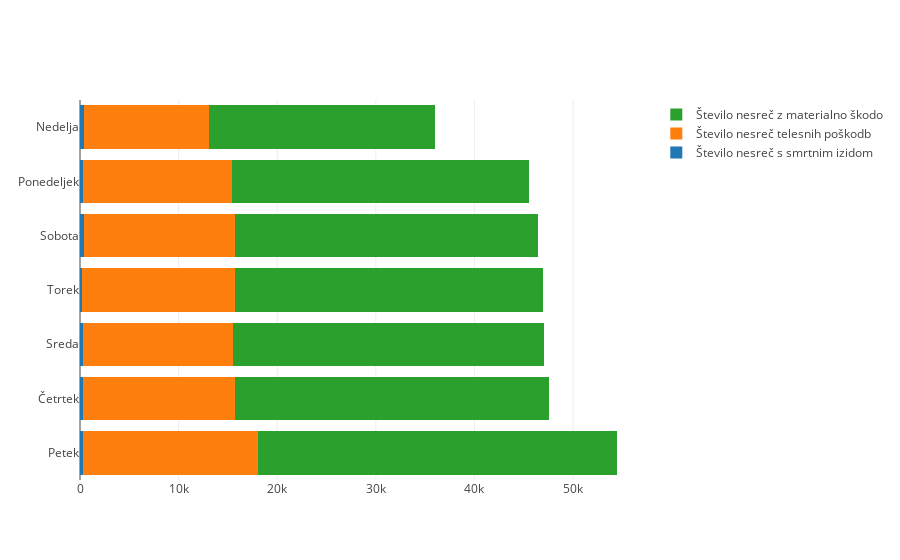

Notebook code for this chart:
### Code cell
# draws plot
trace1 = go.Bar(
    y=dnevi_sum["dan_v_tednu"],
    x=dnevi_sum["st_smrt"],
    name='Število nesreč s smrtnim izidom',
    orientation = "h"
)
trace2 = go.Bar(
    y=dnevi_sum["dan_v_tednu"],
    x=dnevi_sum["st_telesna_poskodba"],
    name='Število nesreč telesnih poškodb',
    orientation = "h"
)
trace3 = go.Bar(
    y=dnevi_sum["dan_v_tednu"],
    x=dnevi_sum["st_materialna_skoda"],
    name='Število nesreč z materialno škodo',
    orientation = "h"
)

data = [trace1, trace2, trace3]
layout = go.Layout(
    barmode='stack'
)

fig = go.Figure(data=data, layout=layout)
iplot(fig, filename='stacked-bar')

### Figure 1 — Plotly figure (JSON) as saved in the notebook; plotly's stock layout.template omitted (floating-point values rounded to 4 significant figures)
{"data": [{"name": "Število nesreč s smrtnim izidom", "orientation": "h", "type": "bar", "x": [316, 289, 256, 244, 379, 299, 362], "y": ["Petek", "Četrtek", "Sreda", "Torek", "Sobota", "Ponedeljek", "Nedelja"]}, {"name": "Število nesreč telesnih poškodb", "orientation": "h", "type": "bar", "x": [17686, 15416, 15276, 15513, 15374, 15146, 12762], "y": ["Petek", "Četrtek", "Sreda", "Torek", "Sobota", "Ponedeljek", "Nedelja"]}, {"name": "Število nesreč z materialno škodo", "orientation": "h", "type": "bar", "x": [36423, 31877, 31562, 31237, 30683, 30115, 22853], "y": ["Petek", "Četrtek", "Sreda", "Torek", "Sobota", "Ponedeljek", "Nedelja"]}], "layout": {"barmode": "stack"}}
